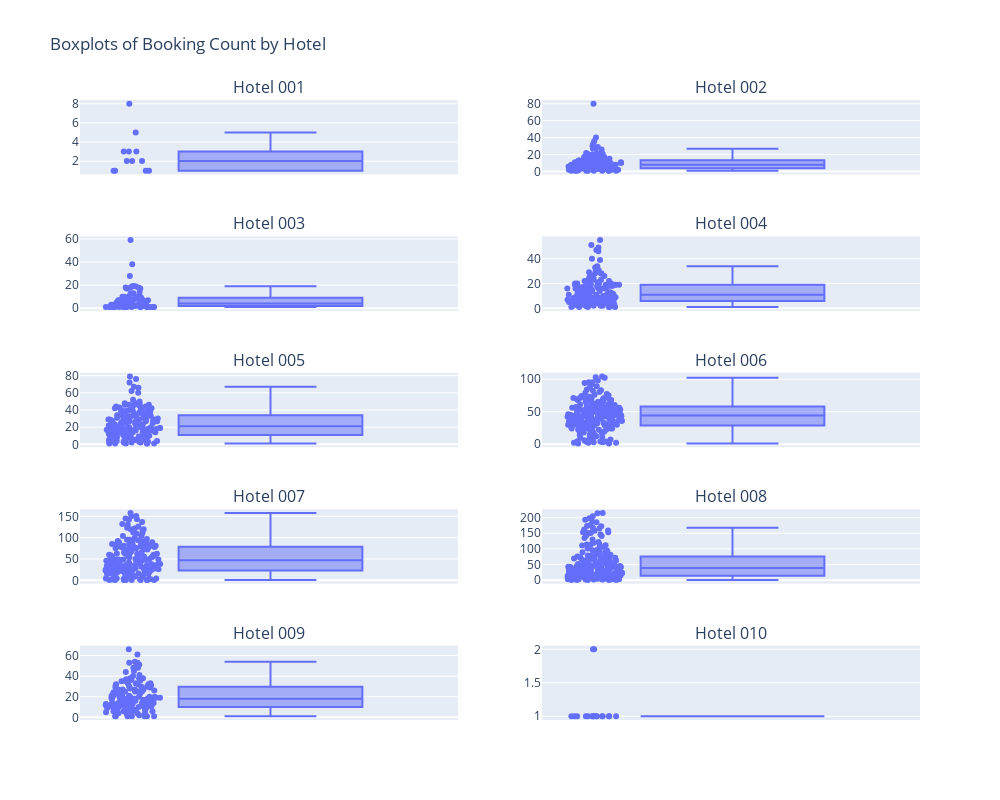

The notebook cell saved with this chart:
### Markdown cell above
There are hotel that have values that are candidate outliers in the time series distribution. Let's try to isolate the box plot and plot the booking per week per hotel.

### Code cell
import plotly.express as px

hotel_ids = weekly_demand['HotelId'].unique()
rows = (len(hotel_ids) + 1) // 2  # Calculate the number of rows needed
fig = make_subplots(rows=rows, cols=2, subplot_titles=[f'Hotel {hotel_id}' for hotel_id in hotel_ids])
for idx, hotel_id in enumerate(hotel_ids):
    hotel_data = weekly_demand[weekly_demand['HotelId'] == hotel_id]    
    box_plot = px.box(hotel_data, y="BookingCount", points='all')
    for trace in box_plot['data']:
        fig.add_trace(trace, row=(idx // 2) + 1, col=(idx % 2) + 1)
fig.update_layout(height=800, width=1000, showlegend=False, title_text="Distril")
fig.show()

### Figure 1 — Plotly figure (JSON) as saved in the notebook; plotly's stock layout.template omitted (floating-point values rounded to 4 significant figures; data arrays with more than 128 entries replaced by an {"elided": "..."} marker saying what was removed)
{"data": [{"alignmentgroup": "True", "boxpoints": "all", "hovertemplate": "BookingCount=%{y}<extra></extra>", "legendgroup": "", "marker": {"color": "#636efa"}, "name": "", "notched": false, "offsetgroup": "", "orientation": "v", "showlegend": false, "type": "box", "x0": " ", "xaxis": "x", "y": [5, 2, 1, 2, 1, 3, 1, 8, 3, 2, 3, 1], "y0": " ", "yaxis": "y"}, {"alignmentgroup": "True", "boxpoints": "all", "hovertemplate": "BookingCount=%{y}<extra></extra>", "legendgroup": "", "marker": {"color": "#636efa"}, "name": "", "notched": false, "offsetgroup": "", "orientation": "v", "showlegend": false, "type": "box", "x0": " ", "xaxis": "x2", "y": [3, 3, 8, 10, 40, 3, 13, 9, 3, 11, 5, 2, 6, 8, 6, 3, 2, 2, 8, 2, 3, 1, 6, 6, 11, 17, 17, 33, 27, 5, 1, 8, 1, 3, 8, 12, 5, 4, 13, 15, 1, 7, 6, 1, 6, 7, 10, 10, 11, 5, 4, 10, 4, 2, 17, 2, 21, 29, 11, 21, 2, 21, 80, 16, 1, 21, 3, 9, 4, 8, 8, 5, 7, 2, 7, 4, 1, 11, 10, 2, 7, 13, 8, 6, 9, 7, 2, 13, 6, 11, 14, 17, 1, 1, 22, 14, 11, 15, 27, 10, 13, 14, 26, 30, 6, 15, 20, 13, 5, 12, 36, 21, 1, 17, 6, 8, 15], "y0": " ", "yaxis": "y2"}, {"alignmentgroup": "True", "boxpoints": "all", "hovertemplate": "BookingCount=%{y}<extra></extra>", "legendgroup": "", "marker": {"color": "#636efa"}, "name": "", "notched": false, "offsetgroup": "", "orientation": "v", "showlegend": false, "type": "box", "x0": " ", "xaxis": "x3", "y": [13, 14, 17, 6, 1, 4, 10, 4, 18, 3, 10, 8, 7, 9, 3, 3, 18, 1, 6, 7, 4, 6, 7, 13, 19, 8, 19, 38, 59, 28, 8, 10, 17, 7, 4, 19, 3, 10, 5, 6, 18, 3, 8, 3, 1, 4, 1, 2, 1, 1, 2, 2, 1, 2, 10, 4, 10, 2, 1, 7, 5, 1, 3, 5, 1, 2, 3, 3, 1, 5, 5, 1, 2, 1, 1, 1, 1, 3, 2, 1, 1, 1], "y0": " ", "yaxis": "y3"}, {"alignmentgroup": "True", "boxpoints": "all", "hovertemplate": "BookingCount=%{y}<extra></extra>", "legendgroup": "", "marker": {"color": "#636efa"}, "name": "", "notched": false, "offsetgroup": "", "orientation": "v", "showlegend": false, "type": "box", "x0": " ", "xaxis": "x4", "y": {"elided": "136 int values"}, "y0": " ", "yaxis": "y4"}, {"alignmentgroup": "True", "boxpoints": "all", "hovertemplate": "BookingCount=%{y}<extra></extra>", "legendgroup": "", "marker": {"color": "#636efa"}, "name": "", "notched": false, "offsetgroup": "", "orientation": "v", "showlegend": false, "type": "box", "x0": " ", "xaxis": "x5", "y": {"elided": "167 int values"}, "y0": " ", "yaxis": "y5"}, {"alignmentgroup": "True", "boxpoints": "all", "hovertemplate": "BookingCount=%{y}<extra></extra>", "legendgroup": "", "marker": {"color": "#636efa"}, "name": "", "notched": false, "offsetgroup": "", "orientation": "v", "showlegend": false, "type": "box", "x0": " ", "xaxis": "x6", "y": {"elided": "200 int values"}, "y0": " ", "yaxis": "y6"}, {"alignmentgroup": "True", "boxpoints": "all", "hovertemplate": "BookingCount=%{y}<extra></extra>", "legendgroup": "", "marker": {"color": "#636efa"}, "name": "", "notched": false, "offsetgroup": "", "orientation": "v", "showlegend": false, "type": "box", "x0": " ", "xaxis": "x7", "y": {"elided": "175 int values"}, "y0": " ", "yaxis": "y7"}, {"alignmentgroup": "True", "boxpoints": "all", "hovertemplate": "BookingCount=%{y}<extra></extra>", "legendgroup": "", "marker": {"color": "#636efa"}, "name": "", "notched": false, "offsetgroup": "", "orientation": "v", "showlegend": false, "type": "box", "x0": " ", "xaxis": "x8", "y": {"elided": "198 int values"}, "y0": " ", "yaxis": "y8"}, {"alignmentgroup": "True", "boxpoints": "all", "hovertemplate": "BookingCount=%{y}<extra></extra>", "legendgroup": "", "marker": {"color": "#636efa"}, "name": "", "notched": false, "offsetgroup": "", "orientation": "v", "showlegend": false, "type": "box", "x0": " ", "xaxis": "x9", "y": {"elided": "135 int values"}, "y0": " ", "yaxis": "y9"}, {"alignmentgroup": "True", "boxpoints": "all", "hovertemplate": "BookingCount=%{y}<extra></extra>", "legendgroup": "", "marker": {"color": "#636efa"}, "name": "", "notched": false, "offsetgroup": "", "orientation": "v", "showlegend": false, "type": "box", "x0": " ", "xaxis": "x10", "y": [1, 2, 1, 1, 1, 1, 1, 1, 1, 1, 1, 2, 1, 1, 1, 1, 1, 1], "y0": " ", "yaxis": "y10"}], "layout": {"annotations": [{"font": {"size": 16}, "showarrow": false, "text": "Hotel 001", "x": 0.225, "xanchor": "center", "xref": "paper", "y": 1, "yanchor": "bottom", "yref": "paper"}, {"font": {"size": 16}, "showarrow": false, "text": "Hotel 002", "x": 0.775, "xanchor": "center", "xref": "paper", "y": 1, "yanchor": "bottom", "yref": "paper"}, {"font": {"size": 16}, "showarrow": false, "text": "Hotel 003", "x": 0.225, "xanchor": "center", "xref": "paper", "y": 0.78, "yanchor": "bottom", "yref": "paper"}, {"font": {"size": 16}, "showarrow": false, "text": "Hotel 004", "x": 0.775, "xanchor": "center", "xref": "paper", "y": 0.78, "yanchor": "bottom", "yref": "paper"}, {"font": {"size": 16}, "showarrow": false, "text": "Hotel 005", "x": 0.225, "xanchor": "center", "xref": "paper", "y": 0.56, "yanchor": "bottom", "yref": "paper"}, {"font": {"size": 16}, "showarrow": false, "text": "Hotel 006", "x": 0.775, "xanchor": "center", "xref": "paper", "y": 0.56, "yanchor": "bottom", "yref": "paper"}, {"font": {"size": 16}, "showarrow": false, "text": "Hotel 007", "x": 0.225, "xanchor": "center", "xref": "paper", "y": 0.34, "yanchor": "bottom", "yref": "paper"}, {"font": {"size": 16}, "showarrow": false, "text": "Hotel 008", "x": 0.775, "xanchor": "center", "xref": "paper", "y": 0.34, "yanchor": "bottom", "yref": "paper"}, {"font": {"size": 16}, "showarrow": false, "text": "Hotel 009", "x": 0.225, "xanchor": "center", "xref": "paper", "y": 0.12, "yanchor": "bottom", "yref": "paper"}, {"font": {"size": 16}, "showarrow": false, "text": "Hotel 010", "x": 0.775, "xanchor": "center", "xref": "paper", "y": 0.12, "yanchor": "bottom", "yref": "paper"}], "height": 800, "showlegend": false, "title": {"text": "Boxplots of Booking Count by Hotel"}, "width": 1000, "xaxis": {"anchor": "y", "autorange": true, "domain": [0, 0.45], "range": [-0.508, 0.5], "type": "category"}, "xaxis10": {"anchor": "y10", "autorange": true, "domain": [0.55, 1], "range": [-0.508, 0.5], "type": "category"}, "xaxis2": {"anchor": "y2", "autorange": true, "domain": [0.55, 1], "range": [-0.508, 0.5], "type": "category"}, "xaxis3": {"anchor": "y3", "autorange": true, "domain": [0, 0.45], "range": [-0.508, 0.5], "type": "category"}, "xaxis4": {"anchor": "y4", "autorange": true, "domain": [0.55, 1], "range": [-0.508, 0.5], "type": "category"}, "xaxis5": {"anchor": "y5", "autorange": true, "domain": [0, 0.45], "range": [-0.508, 0.5], "type": "category"}, "xaxis6": {"anchor": "y6", "autorange": true, "domain": [0.55, 1], "range": [-0.508, 0.5], "type": "category"}, "xaxis7": {"anchor": "y7", "autorange": true, "domain": [0, 0.45], "range": [-0.508, 0.5], "type": "category"}, "xaxis8": {"anchor": "y8", "autorange": true, "domain": [0.55, 1], "range": [-0.508, 0.5], "type": "category"}, "xaxis9": {"anchor": "y9", "autorange": true, "domain": [0, 0.45], "range": [-0.508, 0.5], "type": "category"}, "yaxis": {"anchor": "x", "autorange": true, "domain": [0.88, 1], "range": [0.6111, 8.389], "type": "linear"}, "yaxis10": {"anchor": "x10", "autorange": true, "domain": [0, 0.12], "range": [0.9444, 2.056], "type": "linear"}, "yaxis2": {"anchor": "x2", "autorange": true, "domain": [0.88, 1], "range": [-3.389, 84.39], "type": "linear"}, "yaxis3": {"anchor": "x3", "autorange": true, "domain": [0.66, 0.78], "range": [-2.222, 62.22], "type": "linear"}, "yaxis4": {"anchor": "x4", "autorange": true, "domain": [0.66, 0.78], "range": [-2, 58], "type": "linear"}, "yaxis5": {"anchor": "x5", "autorange": true, "domain": [0.44, 0.56], "range": [-3.333, 83.33], "type": "linear"}, "yaxis6": {"anchor": "x6", "autorange": true, "domain": [0.44, 0.56], "range": [-4.722, 109.7], "type": "linear"}, "yaxis7": {"anchor": "x7", "autorange": true, "domain": [0.22, 0.34], "range": [-7.722, 166.7], "type": "linear"}, "yaxis8": {"anchor": "x8", "autorange": true, "domain": [0.22, 0.34], "range": [-10.89, 226.9], "type": "linear"}, "yaxis9": {"anchor": "x9", "autorange": true, "domain": [0, 0.12], "range": [-2.611, 69.61], "type": "linear"}}}
